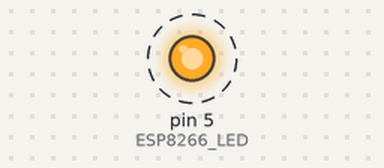
Recording of a sketch running on a simulated Arduino Uno, built with avr-gcc and run on an emulated ATmega328P. On the bench: output pins drawn as LEDs (lit = HIGH). Dashed ring = blinking.

Above: at 0.05 s.
Timing chart, 0 to 3.0 s (numbered marks = the images above):
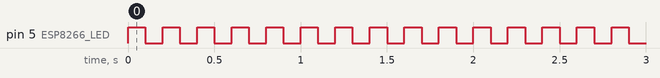

Measured:
- by itself, pin 5 (ESP8266_LED): alternates HIGH for 0.10 s and LOW for 0.10 s

The sketch:

ESP8266_blink.ino
```cpp
#define ESP8266_LED 5

void setup()
{
  pinMode(ESP8266_LED, OUTPUT);
}

void loop()
{
  digitalWrite(ESP8266_LED, HIGH);
  delay(100);
  digitalWrite(ESP8266_LED, LOW);
  delay(100);
}
```
